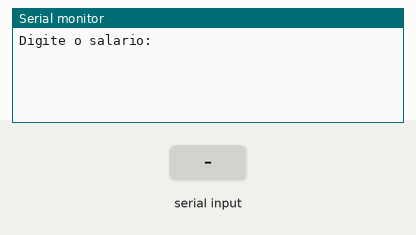
The sketch below on a simulated Arduino Uno, built with avr-gcc and run on an emulated ATmega328P. On the bench: the last lines printed to the serial monitor. The inputs (shaded band) are chosen by the test bench.

Above: at 2.2 s.
2.3 s: "90,45\n" received over Serial
At 3.7 s:
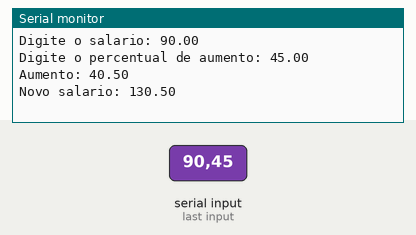
3.8 s: "30,150\n" received over Serial
At 5.1 s:
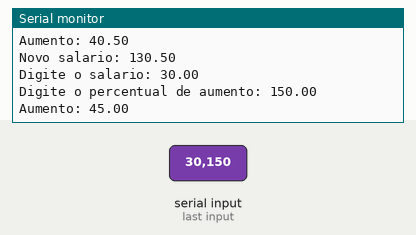

Measured:
- after the input at 2.3 s, the serial monitor: prints a new line at once (image 1)
- after the input at 3.8 s, the serial monitor: prints a new line after 0.51 s (image 2)

The sketch:

Exercicio2_04_03.ino
```cpp
//Declaração de variáveis
float sal, percentual, aumento, novosal;

void setup() {
  //Inicia a comunicação com o Serial Monitor
  Serial.begin(9600);
  delay(1000);  //Espera estratégica
}

void loop() {
  Serial.print("Digite o salario: ");
  //Lê o valor do serial e guarda na variável nota1
  sal = aguardaEntradaNumerica();
  Serial.println(sal);

  Serial.print("Digite o percentual de aumento: ");
  //Lê o valor do serial e guarda na variável nota1
  percentual = aguardaEntradaNumerica();
  Serial.println(percentual);

  //Cálculo do aumento
  aumento = sal * percentual / 100;
  Serial.print("Aumento: ");
  Serial.println(aumento);
  delay(1000);

  //Cálculo do novo salário
  novosal = sal + aumento;
  Serial.print("Novo salario: ");
  Serial.println(novosal);
  delay(1000);
}

//Criando um função chamada
float aguardaEntradaNumerica() {
  while (!Serial.available()) {
    //aguarda até que um valor seja digitado
  }

  //Verifica se a entrada é númerica ou ponto
  while (!isdigit(Serial.peek()) && Serial.peek() != '.') {
    //Descarta  a entrada não númerica
    Serial.read();
    while (Serial.available() == 0) {
      //Aguarda nova entrada do usuário
    }
  }

  //Retornar o valor digitado no Serial em tipo float
  return Serial.parseFloat();
}
```
